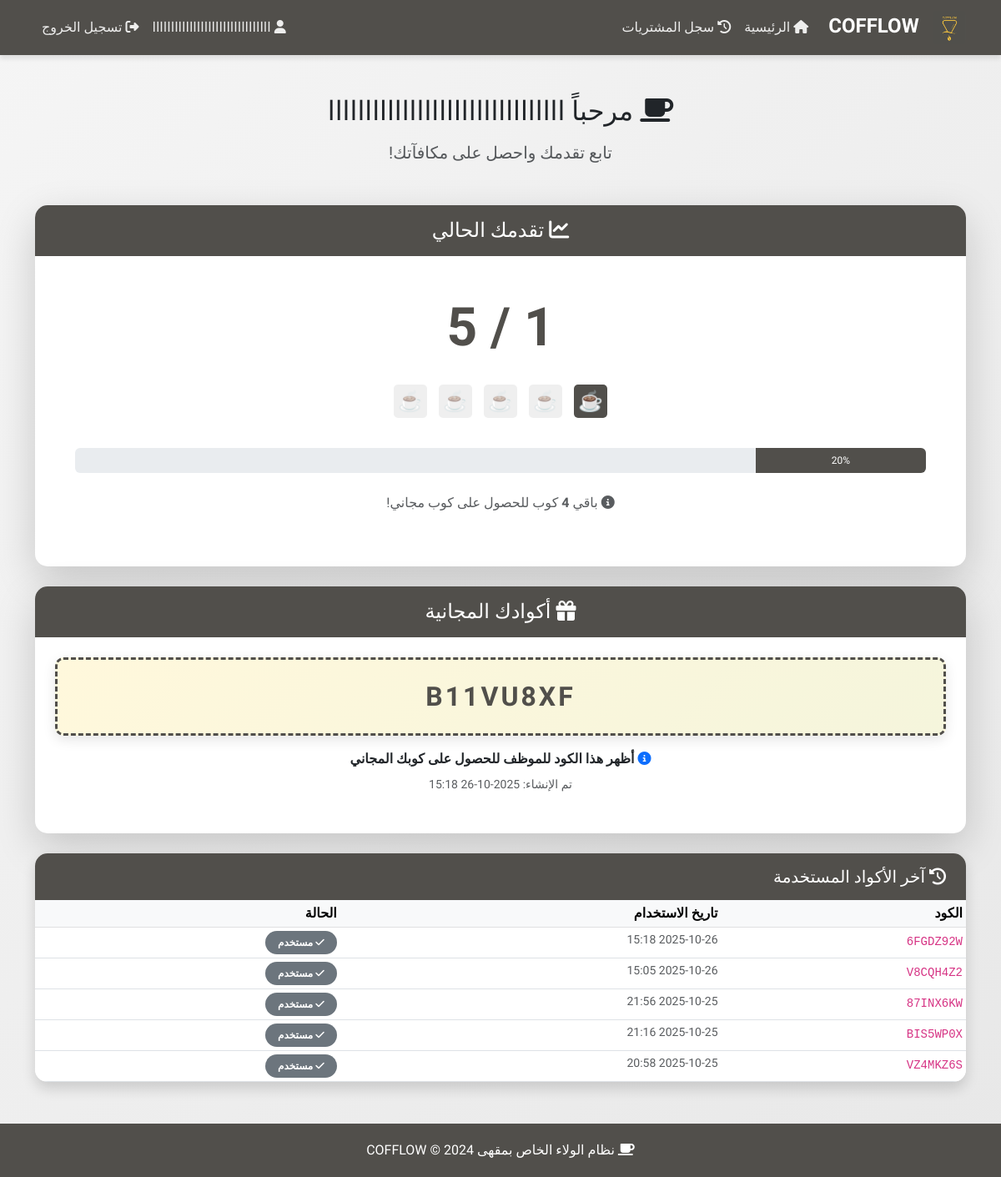
The app's page /customer/dashboard (signed in) with its own data.
### models.py (models this page shows, shortened)
class Settings(db.Model):
    __tablename__ = 'settings'
    id = db.Column(db.Integer, primary_key=True)
    cups_required = db.Column(db.Integer, default=6)  # عدد الأكواب المطلوبة للحصول على كوب مجاني
    logo_path = db.Column(db.String(255), nullable=True)
    primary_color = db.Column(db.String(7), default='#8B4513')  # لون بني للقهوة
    secondary_color = db.Column(db.String(7), default='#D2691E')
    updated_at = db.Column(db.DateTime, default=datetime.utcnow, onupdate=datetime.utcnow)

class User(UserMixin, db.Model):
    __tablename__ = 'users'
    id = db.Column(db.Integer, primary_key=True)
    name = db.Column(db.String(100), nullable=False)
    phone = db.Column(db.String(20), unique=True, nullable=False)
    email = db.Column(db.String(120), unique=True, nullable=True)
    password_hash = db.Column(db.String(255), nullable=False)
    role = db.Column(db.String(20), nullable=False)  # 'admin', 'employee', 'customer'
    cups_count = db.Column(db.Integer, default=0)  # للعملاء فقط
    created_at = db.Column(db.DateTime, default=datetime.utcnow)
    coupons = db.relationship('Coupon', backref='customer', lazy=True, foreign_keys='Coupon.customer_id')
    transactions = db.relationship('Transaction', backref='customer', lazy=True, foreign_keys='Transaction.customer_id')

class Coupon(db.Model):
    __tablename__ = 'coupons'
    id = db.Column(db.Integer, primary_key=True)
    customer_id = db.Column(db.Integer, db.ForeignKey('users.id'), nullable=False)
    code = db.Column(db.String(20), unique=True, nullable=False)
    status = db.Column(db.String(20), default='active')  # 'active', 'used', 'expired'
    created_at = db.Column(db.DateTime, default=datetime.utcnow)
    used_at = db.Column(db.DateTime, nullable=True)
    used_by = db.Column(db.Integer, db.ForeignKey('users.id'), nullable=True)  # الموظف الذي استخدم الكود

### app.py (the view)
@app.route('/customer/dashboard')
@login_required
@role_required('customer')
def customer_dashboard():
    settings = Settings.query.first()
    cups_required = settings.cups_required if settings else 6
    active_coupons = Coupon.query.filter_by(customer_id=current_user.id, status='active').all()
    used_coupons = Coupon.query.filter_by(customer_id=current_user.id, status='used').order_by(Coupon.used_at.desc()).limit(5).all()
    return render_template('customer/dashboard.html',
                         cups_required=cups_required,
                         active_coupons=active_coupons,
                         used_coupons=used_coupons)

### app.py (called while the page is built)
@login_manager.user_loader
def load_user(user_id):
    return User.query.get(int(user_id))

@app.context_processor
def inject_settings():
    settings = Settings.query.first()
    lang = session.get('lang', 'ar')
    translations = get_all_translations(lang)
    return dict(settings=settings, lang=lang, t=translations)

def role_required(role):
    def decorator(f):
        @wraps(f)
        def decorated_function(*args, **kwargs):
            if not current_user.is_authenticated or current_user.role != role:
                flash('ليس لديك صلاحية للوصول إلى هذه الصفحة', 'danger')
                return redirect(url_for('index'))
            return f(*args, **kwargs)
        return decorated_function
    return decorator

@app.before_request
def make_session_permanent():
    if current_user.is_authenticated:
        session.permanent = True

### translations.py (called while the page is built)
def get_all_translations(lang):
    return TRANSLATIONS.get(lang, TRANSLATIONS['ar'])

### templates/customer/dashboard.html (shortened to what this page needs)
{% extends "base.html" %}
{% block content %}
<div class="text-center mb-5">
    <h2 class="mb-3">
        <i class="fas fa-coffee"></i> مرحباً {{ current_user.name }}
    </h2>
    <p class="lead text-muted">تابع تقدمك واحصل على مكافآتك!</p>
</div>
<div class="card mb-4 shadow-lg">
    <div class="card-header text-center">
        <h4 class="mb-0">
            <i class="fas fa-chart-line"></i> تقدمك الحالي
        </h4>
    </div>
    <div class="card-body text-center p-5">
        <h1 class="display-3 mb-4" style="color: var(--primary-color); font-weight: 700;">
            {{ current_user.cups_count }} / {{ cups_required }}
        </h1>
        <div class="mb-4">
            {% for i in range(cups_required) %}
                <div class="coffee-cup {% if i >= current_user.cups_count %}empty{% endif %}"></div>
            {% endfor %}
        </div>
        <div class="progress" style="height: 30px;">
            <div class="progress-bar progress-bar-striped progress-bar-animated"
                 role="progressbar"
                 style="width: {{ (current_user.cups_count / cups_required * 100)|int }}%; background: linear-gradient(135deg, var(--primary-color) 0%, var(--secondary-color) 100%);"
                 aria-valuenow="{{ current_user.cups_count }}"
                 aria-valuemin="0"
                 aria-valuemax="{{ cups_required }}">
                {{ (current_user.cups_count / cups_required * 100)|int }}%
            </div>
        </div>
        <p class="mt-4 text-muted">
            {% set remaining = cups_required - current_user.cups_count %}
            {% if remaining > 0 %}
                <i class="fas fa-info-circle"></i>
                باقي <strong>{{ remaining }}</strong> كوب للحصول على كوب مجاني!
            {% else %}
                <i class="fas fa-star"></i>
                أحسنت! لقد أكملت العدد المطلوب
            {% endif %}
        </p>
    </div>
</div>
{% if active_coupons %}
<div class="card mb-4 shadow-lg border-success">
    <div class="card-header bg-success text-white text-center">
        <h4 class="mb-0">
            <i class="fas fa-gift"></i> أكوادك المجانية
        </h4>
    </div>
    <div class="card-body p-4">
        {% for coupon in active_coupons %}
        <div class="text-center mb-4">
            <div class="coupon-code">
                {{ coupon.code }}
            </div>
            <p class="mt-3 mb-2">
                <i class="fas fa-info-circle text-primary"></i>
                <strong>أظهر هذا الكود للموظف للحصول على كوبك المجاني</strong>
            </p>
            <p class="text-muted small">
                تم الإنشاء: {{ coupon.created_at.strftime('%Y-%m-%d %H:%M') }}
            </p>
        </div>
        {% endfor %}
    </div>
</div>
{% endif %}
{% if used_coupons %}
<div class="card shadow">
    <div class="card-header">
        <h5 class="mb-0">
            <i class="fas fa-history"></i> آخر الأكواد المستخدمة
        </h5>
    </div>
    <div class="card-body p-0">
        <div class="table-responsive">
            <table class="table table-sm mb-0">
                <thead class="table-light">
                    <tr>
                        <th>الكود</th>
                        <th>تاريخ الاستخدام</th>
                        <th>الحالة</th>
                    </tr>
                </thead>
                <tbody>
                    {% for coupon in used_coupons %}
                    <tr>
                        <td><code>{{ coupon.code }}</code></td>
                        <td class="small text-muted">
                            {{ coupon.used_at.strftime('%Y-%m-%d %H:%M') }}
                        </td>
                        <td>
                            <span class="badge bg-secondary">
                                <i class="fas fa-check"></i> مستخدم
                            </span>
                        </td>
                    </tr>
                    {% endfor %}
                </tbody>
            </table>
        </div>
    </div>
</div>
{% endif %}
{% endblock %}

### templates/base.html (shortened to what this page needs)
<!DOCTYPE html>
<html lang="ar" dir="rtl">
<head>
    <link href="https://cdn.jsdelivr.net/npm/bootstrap@5.3.0/dist/css/bootstrap.rtl.min.css" rel="stylesheet">
    <link rel="stylesheet" href="https://cdnjs.cloudflare.com/ajax/libs/font-awesome/6.4.0/css/all.min.css">
</head>
<body>
    <nav class="navbar navbar-expand-lg navbar-dark sticky-top">
        <div class="container">
            <a class="navbar-brand" href="{{ url_for('index') }}">
                {% if settings and settings.logo_path %}
                    <img src="{{ url_for('static', filename='uploads/' + settings.logo_path) }}"
                         alt="Logo" style="height: 40px; margin-left: 10px; border-radius: 5px;">
                {% else %}
                    <i class="fas fa-coffee"></i>
                {% endif %}
                COFFLOW
            </a>
            <div class="collapse navbar-collapse" id="navbarNav">
                <ul class="navbar-nav me-auto">
                    {% if current_user.is_authenticated %}
                        {% if current_user.role == 'admin' %}
                            <li class="nav-item">
                                <a class="nav-link" href="{{ url_for('admin_dashboard') }}">
                                    <i class="fas fa-tachometer-alt"></i> لوحة التحكم
                                </a>
                            </li>
                            <li class="nav-item">
                                <a class="nav-link" href="{{ url_for('admin_employees') }}">
                                    <i class="fas fa-users"></i> الموظفين
                                </a>
                            </li>
                            <li class="nav-item">
                                <a class="nav-link" href="{{ url_for('admin_customers') }}">
                                    <i class="fas fa-user-friends"></i> العملاء
                                </a>
                            </li>
                            <li class="nav-item">
                                <a class="nav-link" href="{{ url_for('admin_settings') }}">
                                    <i class="fas fa-cog"></i> الإعدادات
                                </a>
                            </li>
                        {% elif current_user.role == 'customer' %}
                            <li class="nav-item">
                                <a class="nav-link" href="{{ url_for('customer_dashboard') }}">
                                    <i class="fas fa-home"></i> الرئيسية
                                </a>
                            </li>
                            <li class="nav-item">
                                <a class="nav-link" href="{{ url_for('customer_history') }}">
                                    <i class="fas fa-history"></i> سجل المشتريات
                                </a>
                            </li>
                        {% endif %}
                    {% endif %}
                </ul>
                <ul class="navbar-nav">
                    {% if current_user.is_authenticated %}
                        {% if current_user.role == 'admin' %}
                        <li class="nav-item">
                            <a class="nav-link" href="{{ url_for('admin_profile') }}">
                                <i class="fas fa-user-cog"></i> {{ current_user.name }}
                            </a>
                        </li>
                        {% else %}
                        <li class="nav-item">
                            <span class="nav-link">
                                <i class="fas fa-user"></i> {{ current_user.name }}
                            </span>
                        </li>
                        {% endif %}
                        <li class="nav-item">
                            <a class="nav-link" href="{{ url_for('logout') }}">
                                <i class="fas fa-sign-out-alt"></i> تسجيل الخروج
                            </a>
                        </li>
                    {% endif %}
                </ul>
            </div>
        </div>
    </nav>
    <main class="container my-5">
        {% block content %}{% endblock %}
    </main>
    <footer class="footer text-center">
        <div class="container">
            <p class="mb-0">
                <i class="fas fa-coffee"></i>
                نظام الولاء الخاص بمقهى COFFLOW &copy; 2024
            </p>
        </div>
    </footer>
</body>
</html>

### records on screen
Settings: logo_path (picture)
User: name "اااااااااااااااااااااااااااااااا", (current_user.cups_count/cups_required*100)|int "20"
Coupon: code "B11VU8XF", created_at "2025-10-26 15:18"
Coupon: code "6FGDZ92W", used_at "2025-10-26 15:18"
Coupon: code "V8CQH4Z2", used_at "2025-10-26 15:05"
Coupon: code "87INX6KW", used_at "2025-10-25 21:56"
Coupon: code "BIS5WP0X", used_at "2025-10-25 21:16"
Coupon: code "VZ4MKZ6S", used_at "2025-10-25 20:58"

### other values on screen
{{ cups_required }} "5"
{{ remaining }} "4"
